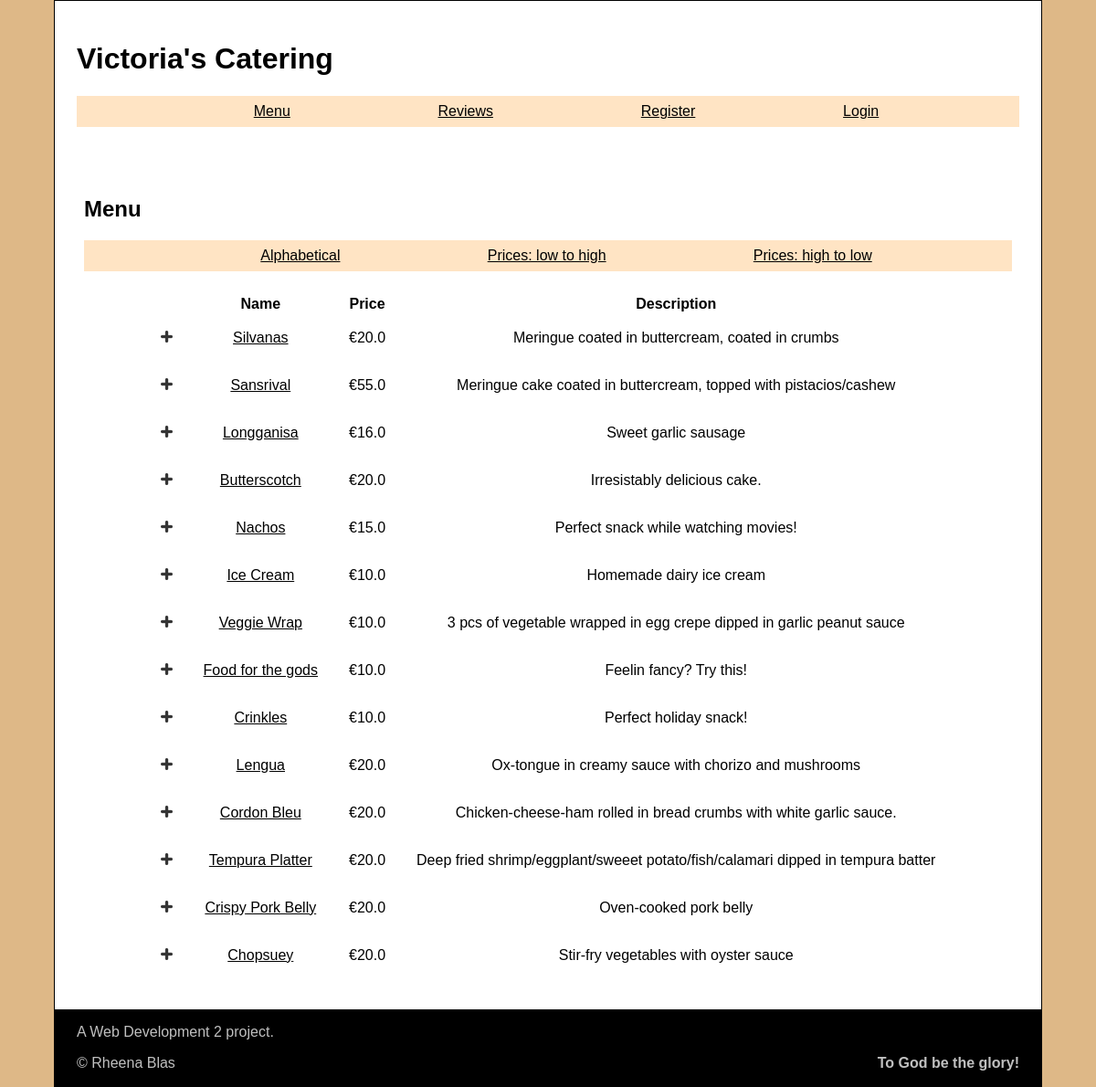
The page /menu on the database its author committed.
### tables this page shows
CREATE TABLE menu
(
    food_id INTEGER PRIMARY KEY AUTOINCREMENT,
    name VARCHAR NOT NULL,
    price REAL NOT NULL,
    description TEXT, 
    allergens TEXT

);

### app.py (the view)
@app.route("/menu", methods=['GET', 'POST'])
def menu():
    db = get_db()
    menu = db.execute('''SELECT * FROM menu WHERE description != '' ;''').fetchall()
    return render_template('menu.html', menu=menu)

### app.py (called while the page is built)
@app.teardown_appcontext
def close_db_at_end_of_requests(e=None):
    close_db(e)

@app.before_request
def load_logged_in_user():
    g.user = session.get("user_id", None)
    g.name = session.get('name', None)

### database.py (called while the page is built)
def get_db():
    if "db" not in g:
        g.db = sqlite3.connect(DATABASE,
            detect_types=sqlite3.PARSE_DECLTYPES
        )
        g.db.row_factory = sqlite3.Row
    return g.db

### templates/menu.html (shortened to what this page needs)
{% extends "base.html" %}
{% block main_content %}
<main>
    <h2>Menu</h2>
    <section>
        <nav>
            <ul>
                <li><a href="{{ url_for('sort', sort='alphabetical') }}">Alphabetical</a></li>
                <li><a href="{{ url_for('sort', sort='low') }}">Prices: low to high</a></li>
                <li><a href="{{ url_for('sort', sort='high') }}">Prices: high to low</a></li>
            </ul>
        </nav>
    </section>
    <table>
        <tr>
            <th></th>
            <th scope="col">Name</th>
            <th scope="col">Price</th>
            <th scope="col">Description</th>
        </tr>
        {% for food in menu %}
            <tr>
                {% if g.user == 'rb' or g.user == 'admin' %}
                <td></td>
                {% else %}
                <td><a href="{{ url_for('add_to_cart', food_id=food['food_id']) }}"><img src="{{ url_for('static', filename='plus.png') }}" width="13"/></a></td>
                {% endif %}
                <td><a href="{{ url_for('food', food_id=food['food_id']) }}">{{ food["name"] }}</a></td>
                <td>&#128;{{ food["price"] }}</td>
                <td>{{ food["description"] }}</td>
            </tr>
        {% endfor %}
    </table>
</main>
{% endblock %}

### static/styles.css (style rules this page uses)
html { background-color: burlywood; }
body { font-family: Verdana, Geneva, Tahoma, sans-serif; font-size: 16px; margin: auto; border: 1px black solid; background-color: white; width: 90%; display: flex; flex-direction: column; flex-wrap: wrap; }
section > nav > ul, nav nav ul { background-color: bisque; display: flex; flex-wrap: wrap; justify-content: space-evenly ; }
ul li { list-style-type: none; margin: 0.5em; }
table { margin: 0 auto; padding-top: 0.5em; }
td { text-align: center; padding: 1em; }
a:link, a:visited { color: black; }
main { height: 75%; padding: 1em 2em 2em 2em; }

### rows shown on the page
menu: name "Silvanas", price "20.0", description "Meringue coated in buttercream, coated in crumbs"
menu: name "Sansrival", price "55.0", description "Meringue cake coated in buttercream, topped with pistacios/cashew"
menu: name "Longganisa", price "16.0", description "Sweet garlic sausage"
menu: name "Butterscotch", price "20.0", description "Irresistably delicious cake."
menu: name "Nachos", price "15.0", description "Perfect snack while watching movies!"
menu: name "Ice Cream", price "10.0", description "Homemade dairy ice cream"
menu: name "Veggie Wrap", price "10.0", description "3 pcs of vegetable wrapped in egg crepe dipped in garlic peanut sauce"
menu: name "Food for the gods", price "10.0", description "Feelin fancy? Try this!"
menu: name "Crinkles", price "10.0", description "Perfect holiday snack!"
menu: name "Lengua", price "20.0", description "Ox-tongue in creamy sauce with chorizo and mushrooms"
menu: name "Cordon Bleu", price "20.0", description "Chicken-cheese-ham rolled in bread crumbs with white garlic sauce."
menu: name "Tempura Platter", price "20.0", description "Deep fried shrimp/eggplant/sweeet potato/fish/calamari dipped in tempura batter"
menu: name "Crispy Pork Belly", price "20.0", description "Oven-cooked pork belly"
menu: name "Chopsuey", price "20.0", description "Stir-fry vegetables with oyster sauce"
